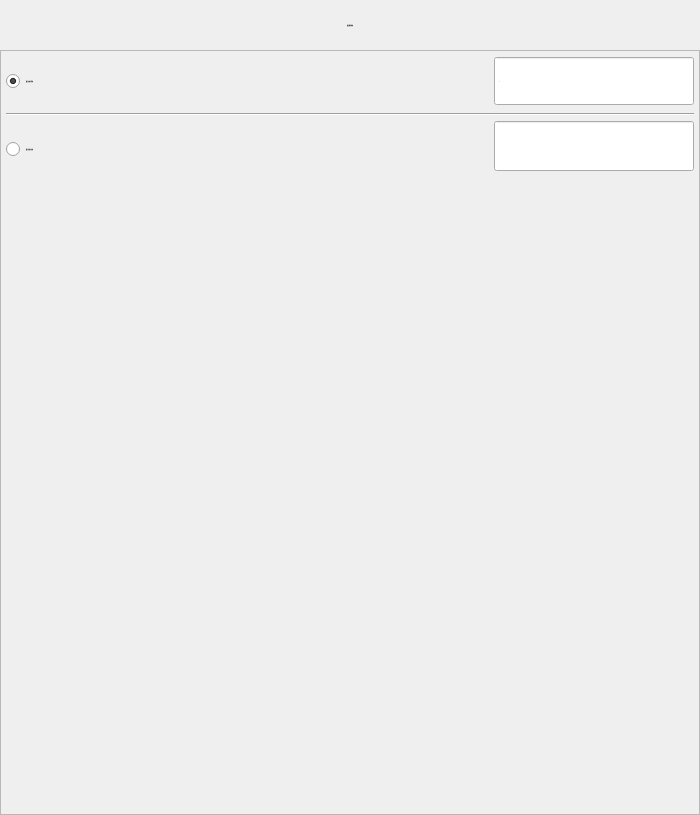
<?xml version="1.0" encoding="UTF-8"?>
<ui version="4.0">
 <class>FormActFor</class>
 <widget class="QWidget" name="FormActFor">
  <property name="geometry">
   <rect>
    <x>0</x>
    <y>0</y>
    <width>700</width>
    <height>815</height>
   </rect>
  </property>
  <property name="minimumSize">
   <size>
    <width>700</width>
    <height>815</height>
   </size>
  </property>
  <property name="maximumSize">
   <size>
    <width>700</width>
    <height>815</height>
   </size>
  </property>
  <property name="font">
   <font>
    <family>微软雅黑</family>
    <pointsize>-1</pointsize>
    <weight>50</weight>
    <italic>false</italic>
    <bold>false</bold>
   </font>
  </property>
  <property name="windowTitle">
   <string notr="true">循环</string>
  </property>
  <property name="toolTip">
   <string notr="true"/>
  </property>
  <property name="statusTip">
   <string notr="true"/>
  </property>
  <property name="whatsThis">
   <string notr="true"/>
  </property>
  <property name="accessibleName">
   <string notr="true"/>
  </property>
  <property name="accessibleDescription">
   <string notr="true"/>
  </property>
  <property name="styleSheet">
   <string notr="true">font: 28px &quot;微软雅黑&quot;;</string>
  </property>
  <property name="windowFilePath">
   <string notr="true"/>
  </property>
  <layout class="QVBoxLayout" name="verticalLayout">
   <property name="spacing">
    <number>0</number>
   </property>
   <property name="margin">
    <number>0</number>
   </property>
   <item>
    <widget class="QLabel" name="labelParaTitle">
     <property name="sizePolicy">
      <sizepolicy hsizetype="Preferred" vsizetype="Fixed">
       <horstretch>0</horstretch>
       <verstretch>0</verstretch>
      </sizepolicy>
     </property>
     <property name="minimumSize">
      <size>
       <width>0</width>
       <height>50</height>
      </size>
     </property>
     <property name="font">
      <font>
       <family>微软雅黑</family>
       <pointsize>-1</pointsize>
       <weight>50</weight>
       <italic>false</italic>
       <bold>false</bold>
      </font>
     </property>
     <property name="styleSheet">
      <string notr="true">QLabel#labelParaTitle
{
	color: black;
	border-image: url(:/img/widget/Panel.png) 0 4 0 4;
	border-left: 4px transparent;
	border-right: 4px transparent;
}
</string>
     </property>
     <property name="text">
      <string>循环指令参数</string>
     </property>
     <property name="alignment">
      <set>Qt::AlignCenter</set>
     </property>
    </widget>
   </item>
   <item>
    <widget class="QFrame" name="frameActFor">
     <property name="font">
      <font>
       <family>微软雅黑</family>
       <pointsize>-1</pointsize>
       <weight>50</weight>
       <italic>false</italic>
       <bold>false</bold>
      </font>
     </property>
     <property name="styleSheet">
      <string notr="true"/>
     </property>
     <property name="frameShape">
      <enum>QFrame::StyledPanel</enum>
     </property>
     <property name="frameShadow">
      <enum>QFrame::Plain</enum>
     </property>
     <property name="IsMainArea" stdset="0">
      <bool>true</bool>
     </property>
     <layout class="QGridLayout" name="gridLayout">
      <property name="margin">
       <number>5</number>
      </property>
      <item row="0" column="0">
       <widget class="xRadioButton" name="radioConst">
        <property name="sizePolicy">
         <sizepolicy hsizetype="Expanding" vsizetype="Fixed">
          <horstretch>0</horstretch>
          <verstretch>0</verstretch>
         </sizepolicy>
        </property>
        <property name="minimumSize">
         <size>
          <width>0</width>
          <height>50</height>
         </size>
        </property>
        <property name="maximumSize">
         <size>
          <width>16777215</width>
          <height>50</height>
         </size>
        </property>
        <property name="font">
         <font>
          <family>微软雅黑</family>
          <pointsize>-1</pointsize>
          <weight>50</weight>
          <italic>false</italic>
          <bold>false</bold>
         </font>
        </property>
        <property name="focusPolicy">
         <enum>Qt::NoFocus</enum>
        </property>
        <property name="text">
         <string>循环次数为常数</string>
        </property>
        <property name="checked">
         <bool>true</bool>
        </property>
       </widget>
      </item>
      <item row="0" column="1">
       <widget class="xSpinBox" name="BoxConst">
        <property name="enabled">
         <bool>true</bool>
        </property>
        <property name="sizePolicy">
         <sizepolicy hsizetype="Fixed" vsizetype="Fixed">
          <horstretch>0</horstretch>
          <verstretch>0</verstretch>
         </sizepolicy>
        </property>
        <property name="minimumSize">
         <size>
          <width>200</width>
          <height>50</height>
         </size>
        </property>
        <property name="maximumSize">
         <size>
          <width>200</width>
          <height>50</height>
         </size>
        </property>
        <property name="font">
         <font>
          <family>微软雅黑</family>
          <pointsize>-1</pointsize>
          <weight>50</weight>
          <italic>false</italic>
          <bold>false</bold>
         </font>
        </property>
        <property name="focusPolicy">
         <enum>Qt::ClickFocus</enum>
        </property>
        <property name="acceptDrops">
         <bool>false</bool>
        </property>
        <property name="alignment">
         <set>Qt::AlignLeading|Qt::AlignLeft|Qt::AlignVCenter</set>
        </property>
        <property name="buttonSymbols">
         <enum>QAbstractSpinBox::NoButtons</enum>
        </property>
        <property name="specialValueText">
         <string notr="true"/>
        </property>
        <property name="keyboardTracking">
         <bool>false</bool>
        </property>
        <property name="suffix">
         <string notr="true"/>
        </property>
        <property name="prefix">
         <string notr="true"/>
        </property>
        <property name="minimum">
         <number>1</number>
        </property>
        <property name="maximum">
         <number>65535</number>
        </property>
        <property name="value">
         <number>1</number>
        </property>
        <property name="HasBtn" stdset="0">
         <bool>true</bool>
        </property>
       </widget>
      </item>
      <item row="1" column="0" rowspan="2" colspan="2">
       <widget class="Line" name="line">
        <property name="minimumSize">
         <size>
          <width>0</width>
          <height>5</height>
         </size>
        </property>
        <property name="orientation">
         <enum>Qt::Horizontal</enum>
        </property>
       </widget>
      </item>
      <item row="2" column="1" rowspan="2">
       <widget class="xLineEdit" name="lineEditVar">
        <property name="enabled">
         <bool>true</bool>
        </property>
        <property name="sizePolicy">
         <sizepolicy hsizetype="Fixed" vsizetype="Fixed">
          <horstretch>0</horstretch>
          <verstretch>0</verstretch>
         </sizepolicy>
        </property>
        <property name="minimumSize">
         <size>
          <width>200</width>
          <height>50</height>
         </size>
        </property>
        <property name="maximumSize">
         <size>
          <width>200</width>
          <height>50</height>
         </size>
        </property>
        <property name="font">
         <font>
          <family>微软雅黑</family>
          <pointsize>-1</pointsize>
          <weight>50</weight>
          <italic>false</italic>
          <bold>false</bold>
         </font>
        </property>
        <property name="focusPolicy">
         <enum>Qt::ClickFocus</enum>
        </property>
        <property name="acceptDrops">
         <bool>false</bool>
        </property>
        <property name="alignment">
         <set>Qt::AlignCenter</set>
        </property>
        <property name="readOnly">
         <bool>true</bool>
        </property>
       </widget>
      </item>
      <item row="3" column="0">
       <widget class="xRadioButton" name="radioVar">
        <property name="sizePolicy">
         <sizepolicy hsizetype="Expanding" vsizetype="Fixed">
          <horstretch>0</horstretch>
          <verstretch>0</verstretch>
         </sizepolicy>
        </property>
        <property name="minimumSize">
         <size>
          <width>0</width>
          <height>50</height>
         </size>
        </property>
        <property name="maximumSize">
         <size>
          <width>16777215</width>
          <height>50</height>
         </size>
        </property>
        <property name="font">
         <font>
          <family>微软雅黑</family>
          <pointsize>-1</pointsize>
          <weight>50</weight>
          <italic>false</italic>
          <bold>false</bold>
         </font>
        </property>
        <property name="focusPolicy">
         <enum>Qt::NoFocus</enum>
        </property>
        <property name="text">
         <string>循环次数为变量</string>
        </property>
       </widget>
      </item>
      <item row="4" column="0" colspan="2">
       <spacer name="verticalSpacerDown">
        <property name="orientation">
         <enum>Qt::Vertical</enum>
        </property>
        <property name="sizeHint" stdset="0">
         <size>
          <width>682</width>
          <height>626</height>
         </size>
        </property>
       </spacer>
      </item>
     </layout>
    </widget>
   </item>
  </layout>
 </widget>
 <customwidgets>
  <customwidget>
   <class>xSpinBox</class>
   <extends>QSpinBox</extends>
   <header>xspinbox.h</header>
   <slots>
    <signal>clicked()</signal>
   </slots>
  </customwidget>
  <customwidget>
   <class>xRadioButton</class>
   <extends>QRadioButton</extends>
   <header>xradiobutton.h</header>
  </customwidget>
  <customwidget>
   <class>xLineEdit</class>
   <extends>QLineEdit</extends>
   <header>xlineedit.h</header>
   <slots>
    <signal>clicked()</signal>
   </slots>
  </customwidget>
 </customwidgets>
 <tabstops>
  <tabstop>radioConst</tabstop>
  <tabstop>BoxConst</tabstop>
  <tabstop>radioVar</tabstop>
 </tabstops>
 <resources/>
 <connections>
  <connection>
   <sender>radioConst</sender>
   <signal>toggled(bool)</signal>
   <receiver>BoxConst</receiver>
   <slot>setEnabled(bool)</slot>
   <hints>
    <hint type="sourcelabel">
     <x>201</x>
     <y>52</y>
    </hint>
    <hint type="destinationlabel">
     <x>201</x>
     <y>101</y>
    </hint>
   </hints>
  </connection>
  <connection>
   <sender>radioVar</sender>
   <signal>toggled(bool)</signal>
   <receiver>lineEditVar</receiver>
   <slot>setEnabled(bool)</slot>
   <hints>
    <hint type="sourcelabel">
     <x>230</x>
     <y>168</y>
    </hint>
    <hint type="destinationlabel">
     <x>232</x>
     <y>203</y>
    </hint>
   </hints>
  </connection>
  <connection>
   <sender>BoxConst</sender>
   <signal>clicked()</signal>
   <receiver>FormActFor</receiver>
   <slot>inputConst()</slot>
   <hints>
    <hint type="sourcelabel">
     <x>220</x>
     <y>99</y>
    </hint>
    <hint type="destinationlabel">
     <x>416</x>
     <y>123</y>
    </hint>
   </hints>
  </connection>
  <connection>
   <sender>lineEditVar</sender>
   <signal>clicked()</signal>
   <receiver>FormActFor</receiver>
   <slot>selectVar()</slot>
   <hints>
    <hint type="sourcelabel">
     <x>230</x>
     <y>213</y>
    </hint>
    <hint type="destinationlabel">
     <x>503</x>
     <y>125</y>
    </hint>
   </hints>
  </connection>
 </connections>
 <slots>
  <slot>inputConst()</slot>
  <slot>selectVar()</slot>
 </slots>
</ui>
